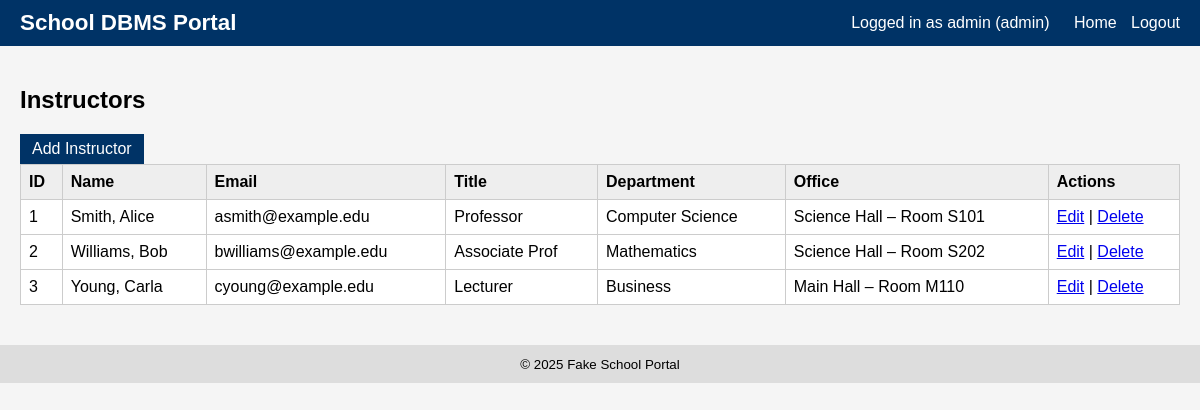
The page /admin/instructors (signed in) on the database its author committed.
### tables this page shows
CREATE TABLE Employee (
    employee_id INTEGER PRIMARY KEY AUTOINCREMENT,
    first_name TEXT NOT NULL,
    last_name TEXT NOT NULL,
    email TEXT UNIQUE,
    position_title TEXT,
    department_id INTEGER,
    salary REAL,
    office_id INTEGER,
    FOREIGN KEY (department_id) REFERENCES Department(department_id),
    FOREIGN KEY (office_id) REFERENCES Room(room_id)
);

CREATE TABLE Department (
    department_id INTEGER PRIMARY KEY AUTOINCREMENT,
    department_name TEXT NOT NULL UNIQUE
);

CREATE TABLE Building (
    building_id INTEGER PRIMARY KEY AUTOINCREMENT,
    building_name TEXT NOT NULL UNIQUE
);

CREATE TABLE Room (
    room_id INTEGER PRIMARY KEY AUTOINCREMENT,
    room_number TEXT NOT NULL,
    building_id INTEGER,
    FOREIGN KEY (building_id) REFERENCES Building(building_id)
);

### app.py (the view)
@app.route("/admin/instructors")
@login_required(role="admin")
def admin_instructors():
    db = get_db()
    instructors = db.execute(
        """
        SELECT e.*,
               d.department_name,
               r.room_number AS office_room_number,
               b.building_name AS office_building_name
        FROM Employee e
        LEFT JOIN Department d ON e.department_id = d.department_id
        LEFT JOIN Room r ON e.office_id = r.room_id
        LEFT JOIN Building b ON r.building_id = b.building_id
        ORDER BY e.last_name, e.first_name
        """
    ).fetchall()
    return render_template("instructors.html", instructors=instructors)

### app.py (called while the page is built)
def get_db():
    if "db" not in g:
        g.db = sqlite3.connect(DATABASE)
        g.db.row_factory = sqlite3.Row
    return g.db

def login_required(role=None):
    def decorator(view):
        @wraps(view)
        def wrapped_view(**kwargs):
            if "user_id" not in session:
                return redirect(url_for("login"))
            if role and session.get("role") != role:
                flash("Unauthorized access.")
                return redirect(url_for("home"))
            return view(**kwargs)
        return wrapped_view
    return decorator

### templates/instructors.html
{% extends "base.html" %}
{% block content %}
<h2>Instructors</h2>
<a class="button" href="{{ url_for('admin_add_instructor') }}">Add Instructor</a>
<table>
    <tr>
        <th>ID</th>
        <th>Name</th>
        <th>Email</th>
        <th>Title</th>
        <th>Department</th>
        <th>Office</th>
        <th>Actions</th>
    </tr>
    {% for i in instructors %}
    <tr>
        <td>{{ i.employee_id }}</td>
        <td>{{ i.last_name }}, {{ i.first_name }}</td>
        <td>{{ i.email }}</td>
        <td>{{ i.position_title }}</td>
        <td>{{ i.department_name }}</td>
        <td>
            {% if i.office_building_name %}
                {{ i.office_building_name }} – Room {{ i.office_room_number }}
            {% else %}
                None
            {% endif %}
        </td>
        <td>
            <a href="{{ url_for('admin_edit_instructor', employee_id=i.employee_id) }}">Edit</a> |
            <a href="{{ url_for('admin_delete_instructor', employee_id=i.employee_id) }}"
               onclick="return confirm('Are you sure?');">Delete</a>
        </td>
    </tr>
    {% endfor %}
</table>
{% endblock %}

### static/style.css (style rules this page uses)
body { font-family: Arial, sans-serif; margin: 0; background: #f5f5f5; }
table { border-collapse: collapse; width: 100%; background: white; }
table th, table td { border: 1px solid #ccc; padding: 8px; text-align: left; }
table th { background: #eee; }
.button, button { display: inline-block; padding: 6px 12px; background: #003366; color: white; border: none; text-decoration: none; cursor: pointer; }

### rows shown on the page
Employee: employee_id "1", last_name "Smith", first_name "Alice", email "asmith@example.edu", position_title "Professor", department_name "Computer Science", office_building_name "Science Hall", office_room_number "S101"
Employee: employee_id "2", last_name "Williams", first_name "Bob", email "bwilliams@example.edu", position_title "Associate Prof", department_name "Mathematics", office_building_name "Science Hall", office_room_number "S202"
Employee: employee_id "3", last_name "Young", first_name "Carla", email "cyoung@example.edu", position_title "Lecturer", department_name "Business", office_building_name "Main Hall", office_room_number "M110"

### other values the page prints
{{ session.get('username') }} "admin"
{{ session.get('role') }} "admin"
